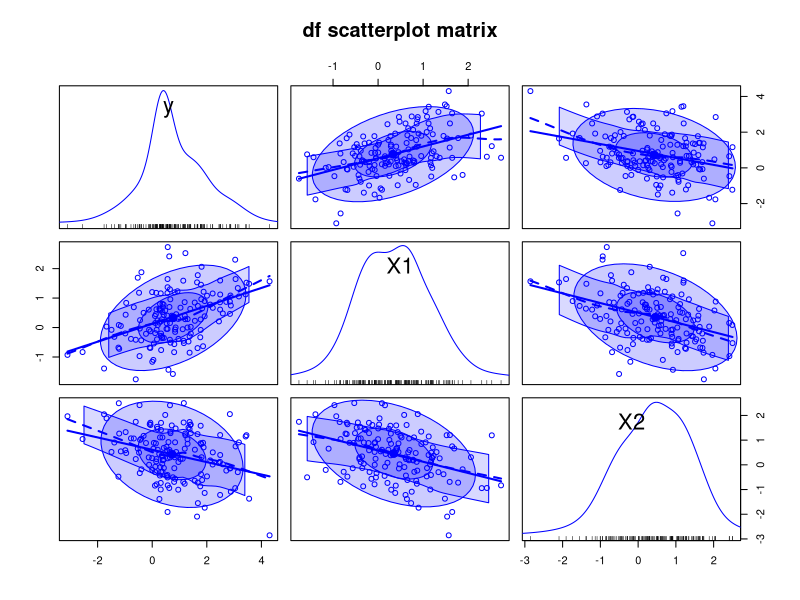
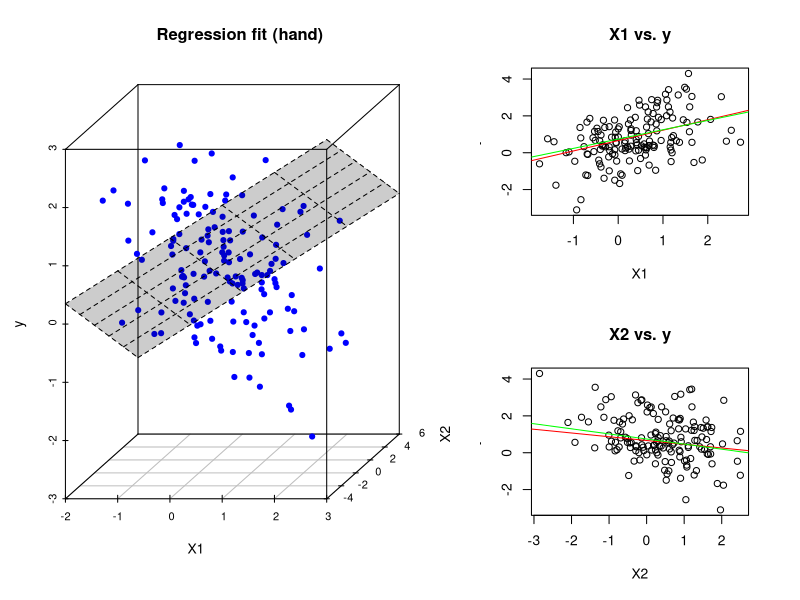
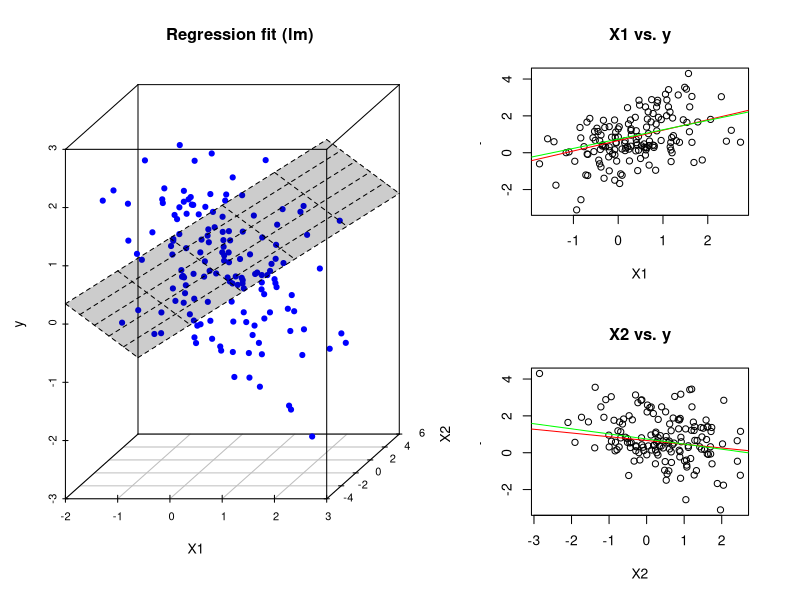

Reproduce these figures in R, in order.
#------------------------------------------------------------
#       Deriving the OLS Estimator Using Linear Algebra
#                 QuACK Workshop, 10.13.16
#------------------------------------------------------------

# install and load various packages
installed <- installed.packages()

if (!"scatterplot3d" %in% installed) {install.packages("scatterplot3d")}
if (!"MASS" %in% installed) {install.packages("MASS")}
if (!"car" %in% installed) {install.packages("car")}

library("scatterplot3d")
library("MASS")
library("car")

# seed the rng for reproducibility
set.seed(9608)

k <- 2   # number of IVs
n <- 150 # number of datapoints

# sample mean and variances from a uniform
# distribution over [0, 1]
means <- runif(k, min=0, max=1)

# create a k-by-k symmetric covariance matrix
covariance <- matrix(rnorm(k^2, 0, 0.5), c(k, k))
covariance[lower.tri(covariance)] <- t(covariance)[lower.tri(covariance)]
covariance <- t(covariance) %*% covariance

# generate a fake dataset by sampling n observations from a
# multivariate normal distribution
df <- mvrnorm(n, means, covariance)

# make df into a design matrix by adding a column of 1's
df <- cbind(rep.int(1, n), df)

# generate a vector of normally distributed noise from a
# normal distribution with mean 0 and variance 1
error <- rnorm(n, 0, 1)

# sample the "true" coefficient values for our
# regression model from a uniform distribution
# on [-1, 1]
beta_true <- runif(k + 1, min=-1, max=1)

# generate noisy observations of our DV
y <- df %*% beta_true + error

# convert df into a dataframe for plotting
df <- cbind(df, y)
df <- as.data.frame(df)
colnames(df) <- c("Intercept", "X1", "X2", "y")

# get some descriptive stats
summary(df)

# scatterplot matrix for pairwise comparisons
scatterplotMatrix(~ y + X1 + X2,
                  data = df,
                  ellipse = TRUE,
                  diagonal = "density",
                  smoother = FALSE,
                  reg.line = FALSE,
                  main = "df scatterplot matrix")


# Create the appropriate matrices from our dataframe
X <- cbind(df$Intercept, df$X1, df$X2)
y <- as.matrix(df$y)
X.T <- t(X)

# solve for beta_hat
# beta_hat = (X'X)^(-1) X'y
beta_hat <- solve(X.T %*% X) %*% X.T %*% y

layout(matrix(c(1, 2, 1, 3), 2, 2, byrow = TRUE),
       widths = c(1.5, 1, 1.5, 1),
       heights = c(2, 2, 1, 1))

# plot the regression fit associated with beta_hat
plt.fit <- scatterplot3d(x = df$X1,
                         y = df$y,
                         z = df$X2,
                         xlab = "X1",
                         ylab = "X2",
                         zlab = "y",
                         pch = 19,
                         scale.y = 0.5,
                         color = 'blue',
                         main = "Regression fit (hand)")
plt.fit$plane3d(beta_hat, draw_polygon = TRUE)

# create a scatter plot for X1 vs. y with the regression
# fit in red and true function in green
plot(df$X1, df$y, xlab = 'X1', ylab = 'y', main = 'X1 vs. y')
abline(beta_hat[1], beta_hat[2], col = 'red')
abline(beta_true[1], beta_true[2], col = 'green')

# create a scatter plot for X2 vs. y with the regression
# fit in red and true function in green
plot(df$X2, df$y, xlab = 'X2', ylab = 'y', main = 'X2 vs. y')
abline(beta_hat[1], beta_hat[3], col = 'red')
abline(beta_true[1], beta_true[3], col = 'green')

# generate regression fits using the lm command to verify
# we get the same answer
my.lm <- lm(y ~ X1 + X2, data=df)

layout(matrix(c(1,2,1,3), 2, 2, byrow = TRUE),
       widths=c(1.5,1,1.5,1),
       heights=c(2, 2, 1, 1))

plt.fit2 <- scatterplot3d(x = df$X1,
                          y = df$y,
                          z = df$X2,
                          xlab = "X1",
                          ylab = "X2",
                          zlab = "y",
                          pch = 19,
                          scale.y = 0.5,
                          color = 'blue',
                          main = "Regression fit (lm)")
plt.fit2$plane3d(my.lm, draw_polygon = TRUE)

# extract coefficients from lm call
lmcoefs <- my.lm$coefficients

# create a scatter plot for X1 vs. y with the regression
# fit in red and true function in green
plot(df$X1, df$y, xlab = 'X1', ylab = 'y', main='X1 vs. y')
abline(lmcoefs[1], lmcoefs[2], col = 'red')
abline(beta_true[1], beta_true[2], col = 'green')

# create a scatter plot for X2 vs. y with the regression
# fit in red and true function in green
plot(df$X2, df$y, xlab = 'X2', ylab = 'y', main='X2 vs. y')
abline(lmcoefs[1], lmcoefs[3], col = 'red')
abline(beta_true[1], beta_true[3], col='green')

# verify that we arrived at the same values
cat('Coefficients found using R\'s lm command: \n', lmcoefs)
cat('Coefficients found "by hand:" \n', beta_hat)
cat('True coefficients:\n', beta_true)
